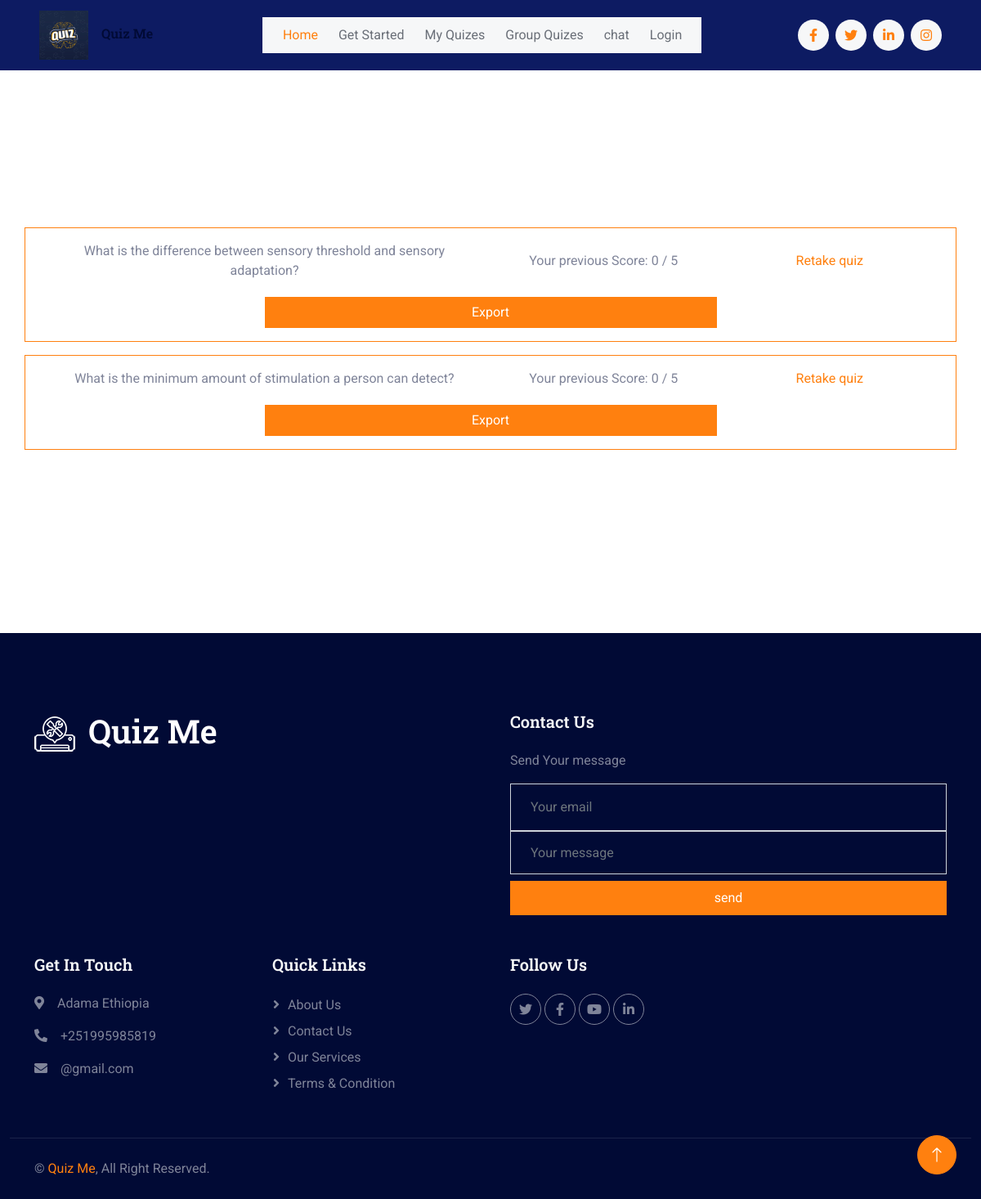
The app's page /my_quizes (signed in), older data.
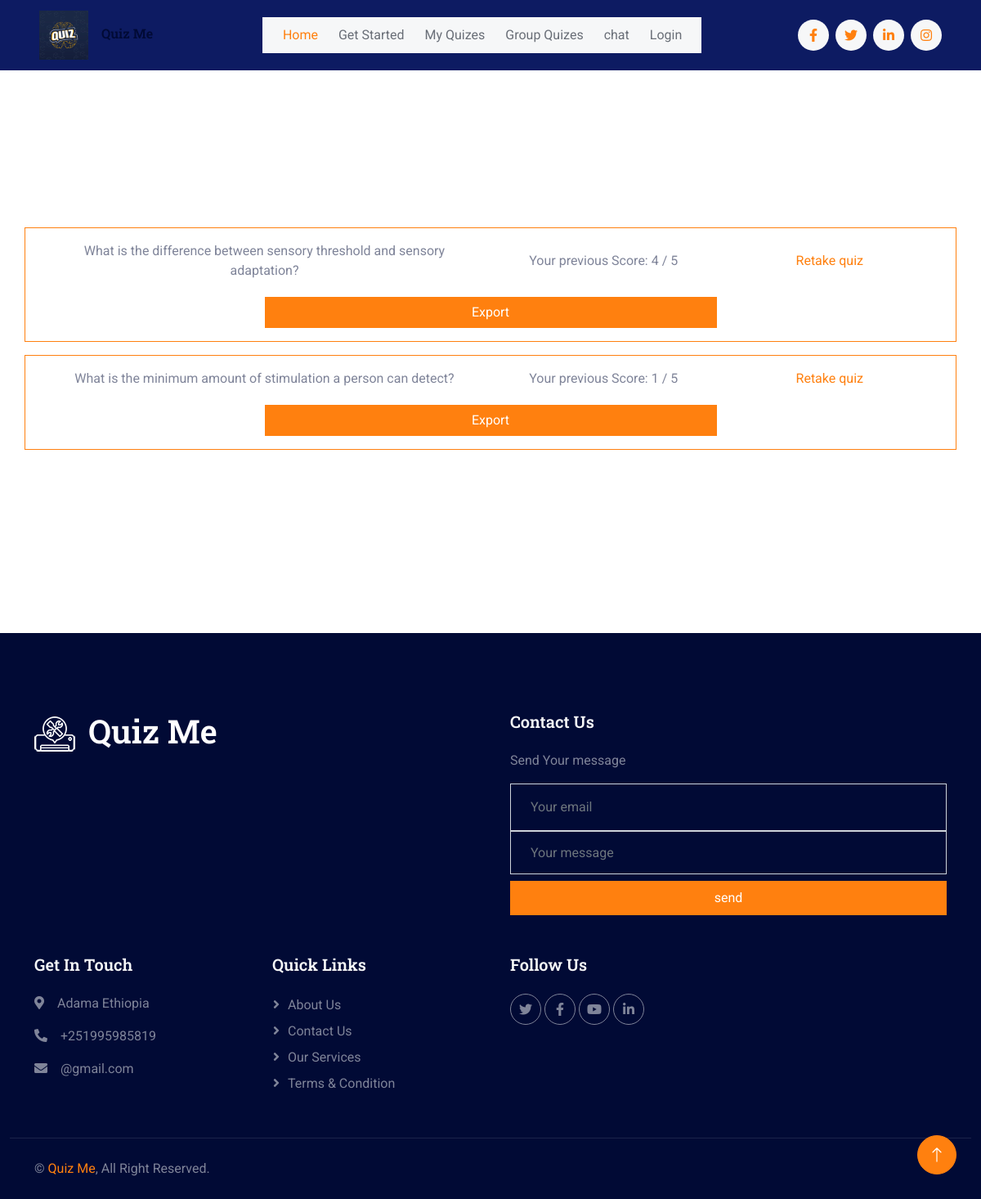
The same page, newer data.
### quiz_app/models.py (models this page shows, shortened)
class Quiz(models.Model):
    title = models.CharField(max_length=100, null=True, blank=True)
    size = models.IntegerField()
    generated_by = models.ForeignKey(CustomUser, on_delete=models.CASCADE)
    questions = models.TextField()
    user_score = models.IntegerField(default=0)

### quiz_app/views.py (the view)
# urls.py: path('my_quizes', views.myquizes, name='my_quizes'),
@login_required(login_url='login')
def myquizes(request):
    user = request.user
    quizs = Quiz.objects.all().filter(generated_by= user)
    return render(request, 'my_quizes.html', {"quizes":quizs})

### templates/my_quizes.html (shortened to what this page needs)
{% extends 'index2.html' %}
{% block content %}
{% load static %}
    <body>
        <div class="container-xxl py-5 custom-container">
            <div class="container text-center">
                {% if quizes %}
                    {% for quiz in quizes %}
                        <div class="row border border-primary rounded p-3 mt-3 d-flex justify-content-center align-items-center">
                            <div class="col-md-6">
                                {{ quiz.title }}
                            </div>
                            <div class="col-md-3">
                                Your previous Score: {{ quiz.user_score }} / {{quiz.size}}
                            </div>
                            <div class="col-md-3">
                                <a href="{%url 'quiz' quiz.id %}">Retake quiz</a>
                            </div>
                            <Button class="btn btn-primary" style="margin-top:20px; width:50%">
                                Export
                            </Button>
                        </div>
                    {% endfor %}
                {% else %}
                    <h1>You haven't taken any quizzes yet.</h1>
                {% endif %}
            </div>
        </div>
    </body>
{% endblock content %}

Row changes from the older to the newer data that the page shows:
changed Quiz "What is the difference between sensory threshold and sensory adaptation?": user_score "0" → "4"
changed Quiz "What is the minimum amount of stimulation a person can detect?": user_score "0" → "1"
